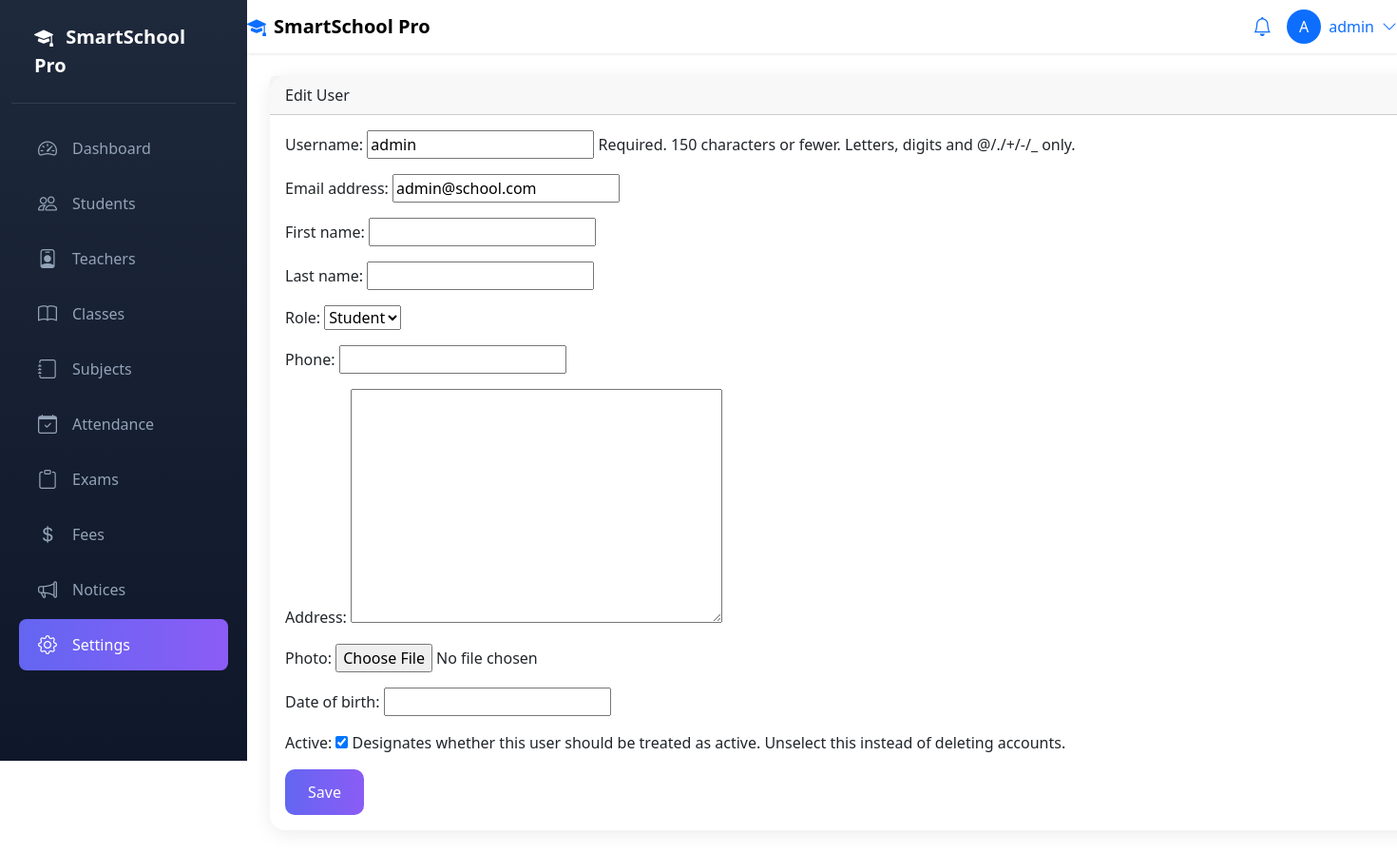
The page /accounts/1/update/ (signed in) on the database its author committed.
### accounts/models.py (models this page shows, shortened)
class User(AbstractUser):
    class Role(models.TextChoices):
        ADMIN = 'admin', _('Admin')
        TEACHER = 'teacher', _('Teacher')
        STUDENT = 'student', _('Student')
    role = models.CharField(max_length=20, choices=Role.choices, default=Role.STUDENT)
    phone = models.CharField(max_length=20, blank=True)
    address = models.TextField(blank=True)
    photo = models.ImageField(upload_to='users/', blank=True, null=True)
    date_of_birth = models.DateField(null=True, blank=True)
    created_at = models.DateTimeField(auto_now_add=True)
    updated_at = models.DateTimeField(auto_now=True)
    class Meta:
        verbose_name = _('user')
        verbose_name_plural = _('users')

### accounts/views.py (the view)
# urls.py: path('<int:pk>/update/', views.UserUpdateView.as_view(), name='user_update'),
class UserUpdateView(LoginRequiredMixin, UpdateView):
    model = User
    template_name = 'accounts/user_form.html'
    fields = ['username', 'email', 'first_name', 'last_name', 'role', 'phone', 'address', 'photo', 'date_of_birth', 'is_active']
    success_url = reverse_lazy('user_list')
    def get_queryset(self):
        return User.objects.filter(role__in=[User.Role.TEACHER, User.Role.STUDENT])

### templates/accounts/user_form.html (shortened to what this page needs)
{% extends 'base.html' %}
{% block content %}
<div class="card">
    <div class="card-header">{{ object|yesno:"Edit,Add" }} User</div>
    <div class="card-body">
        <form method="post">{% csrf_token %}{{ form.as_p }}<button type="submit" class="btn btn-primary">Save</button></form>
    </div>
</div>
{% endblock %}

### templates/base.html (shortened to what this page needs)
<!DOCTYPE html>
<html lang="en">
<head>
    <link href="https://cdn.jsdelivr.net/npm/bootstrap@5.3.0/dist/css/bootstrap.min.css" rel="stylesheet">
    <link rel="stylesheet" href="https://cdn.jsdelivr.net/npm/bootstrap-icons@1.11.0/font/bootstrap-icons.css">
</head>
<body>
    {% if user.is_authenticated and request.path != '/accounts/login/' and request.path != '/accounts/register/' %}
    <nav class="navbar navbar-expand-lg navbar-light bg-white sticky-top">
<div class="container-fluid p-0">
            <a class="navbar-brand d-flex align-items-center gap-2" href="{% url 'dashboard' %}">
                <i class="bi bi-mortarboard-fill text-primary"></i>
                <span class="fw-bold">{% if request.tenant %}{{ request.tenant.name }}{% else %}SmartSchool Pro{% endif %}</span>
            </a>
            <div class="d-flex align-items-center gap-3">
                <a href="#" class="position-relative">
                    <i class="bi bi-bell fs-5"></i>
                </a>
                <div class="dropdown">
                    <a href="#" class="d-flex align-items-center gap-2 text-decoration-none" data-bs-toggle="dropdown">
                        <div class="rounded-circle bg-primary text-white d-flex align-items-center justify-content-center" style="width:36px;height:36px">
                            {{ user.username.0|upper }}
                        </div>
                        <span class="d-none d-md-inline">{{ user.username }}</span>
                        <i class="bi bi-chevron-down"></i>
                    </a>
                </div>
            </div>
        </div>
    </nav>
    <div class="container-fluid">
        <div class="row">
            <nav class="col-md-2 d-none d-md-block sidebar">
                <div class="sidebar-brand">
                    <i class="bi bi-mortarboard-fill me-2"></i>
                    <span>{% if request.tenant %}{{ request.tenant.name }}{% else %}SmartSchool Pro{% endif %}</span>
                </div>
                <div class="pt-3">
                    <a href="{% url 'dashboard' %}" class="{% if request.resolver_match.url_name == 'dashboard' %}active{% endif %}">
                        <i class="bi bi-speedometer2"></i><span>Dashboard</span>
                    </a>
                    <a href="{% url 'student_list' %}" class="{% if 'student' in request.resolver_match.url_name %}active{% endif %}">
                        <i class="bi bi-people"></i><span>Students</span>
                    </a>
                    <a href="{% url 'teacher_list' %}" class="{% if 'teacher' in request.resolver_match.url_name %}active{% endif %}">
                        <i class="bi bi-person-badge"></i><span>Teachers</span>
                    </a>
                    <a href="{% url 'class_list' %}" class="{% if request.resolver_match.url_name == 'class_list' %}active{% endif %}">
                        <i class="bi bi-book"></i><span>Classes</span>
                    </a>
                    <a href="{% url 'subject_list' %}" class="{% if 'subject' in request.resolver_match.url_name %}active{% endif %}">
                        <i class="bi bi-journal"></i><span>Subjects</span>
                    </a>
                    <a href="{% url 'attendance_report' %}" class="{% if 'attendance' in request.resolver_match.url_name %}active{% endif %}">
                        <i class="bi bi-calendar-check"></i><span>Attendance</span>
                    </a>
                    <a href="{% url 'exam_list' %}" class="{% if 'exam' in request.resolver_match.url_name %}active{% endif %}">
                        <i class="bi bi-clipboard"></i><span>Exams</span>
                    </a>
                    <a href="{% url 'fee_structure_list' %}" class="{% if 'fee' in request.resolver_match.url_name %}active{% endif %}">
                        <i class="bi bi-currency-dollar"></i><span>Fees</span>
                    </a>
                    <a href="{% url 'announcement_list' %}" class="{% if 'announcement' in request.resolver_match.url_name %}active{% endif %}">
                        <i class="bi bi-megaphone"></i><span>Notices</span>
                    </a>
                    <a href="{% url 'user_list' %}" class="{% if 'user' in request.resolver_match.url_name %}active{% endif %}">
                        <i class="bi bi-gear"></i><span>Settings</span>
                    </a>
                </div>
            </nav>
            <main class="main-content">
    {% else %}
    <main class="container">
    {% endif %}
        {% block content %}{% endblock %}
    </main>
    </div>
    </div>
</body>
</html>

### templates/base.html (style rules this page uses)
body { font-family: 'Segoe UI', system-ui, sans-serif; }
.sidebar { height: 100vh; position: fixed; top: 0; left: 0; background: linear-gradient(180deg, #1e293b 0%, #0f172a 100%); width: 260px; z-index: 1000; overflow-y: auto; transition: all 0.3s ease; }
.sidebar-brand { padding: 1.5rem; font-size: 1.25rem; font-weight: 700; color: #fff; border-bottom: 1px solid rgba(255,255,255,0.1); }
.sidebar a { color: #94a3b8; text-decoration: none; padding: 12px 20px; display: flex; align-items: center; gap: 12px; transition: all 0.2s ease; border-radius: 8px; margin: 4px 8px; }
.sidebar a.active { background: linear-gradient(90deg, #6366f1, #8b5cf6); color: #fff; }
.sidebar i { font-size: 1.25rem; width: 24px; }
.navbar { background: rgba(255,255,255,0.95); backdrop-filter: blur(10px); box-shadow: 0 1px 3px rgba(0,0,0,0.1); margin-left: 260px; width: calc(100% - 260px); z-index: 999; }
.main-content { margin-left: 260px; padding: 1.5rem; min-height: 100vh; }
.card { border: none; border-radius: 16px; box-shadow: 0 4px 20px rgba(0,0,0,0.08); transition: all 0.3s ease; }
.btn-primary { background: linear-gradient(90deg, #6366f1, #8b5cf6); border: none; border-radius: 10px; padding: 0.75rem 1.5rem; }

### rows shown on the page
User: username.0 "A", username "admin", email "admin@school.com", role "Student", is_active "☑"

### other values the page prints
{{ object|yesno:"Edit,Add" }} "Edit"
